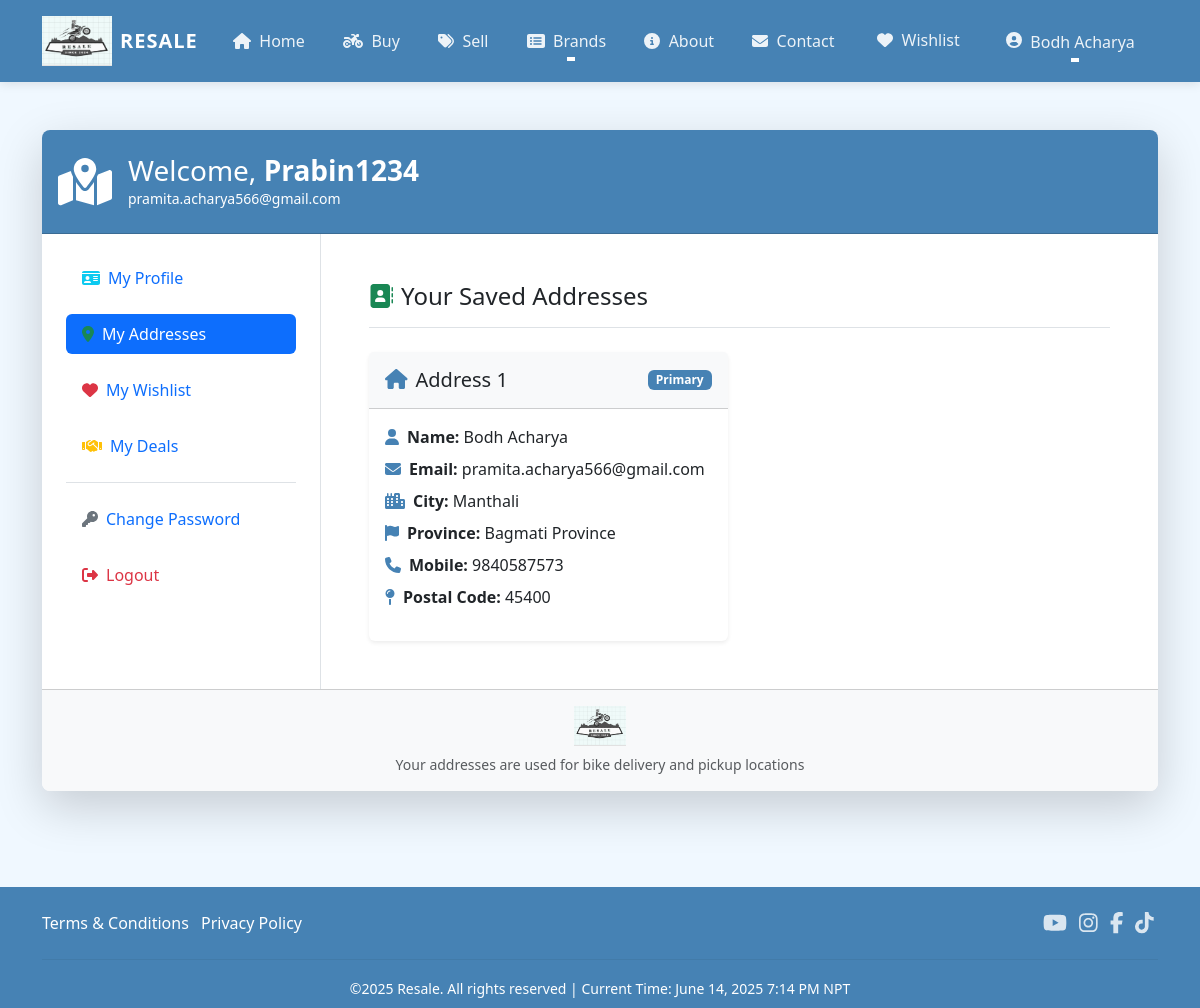
Screenshot of /address/ (signed in) with the database file from the repository.
### proj/models.py (models this page shows, shortened)
class Customer(models.Model):
    user = models.ForeignKey(
        User,
        on_delete=models.CASCADE,
        related_name='customers'  # Added for better querying
    )
    name = models.CharField(
        max_length=200,
        verbose_name='Full Name'
    )
    gender = models.CharField(
        max_length=10,
        choices=GENDER_CHOICES,
        default='',
        verbose_name='Gender'
    )
    city = models.CharField(
        max_length=50,
        verbose_name='City'
    )
    state = models.CharField(
        choices=STATE_CHOICES,
        max_length=100,
        verbose_name='Province'
    )
    mobile = models.CharField(  # Changed to CharField
        max_length=10,
        validators=[MinLengthValidator(10)],  # For 10-digit numbers
        verbose_name='Mobile Number'
    )
    zipcode = models.CharField(  # Changed to CharField
        max_length=10,
        verbose_name='Postal Code'
    )
    class Meta:
        verbose_name = 'Customer'
        verbose_name_plural = 'Customers'
        ordering = ['name']

### proj/views.py (the view)
# urls.py: path('address/',views.address,name='address'),
@login_required
def address(request):
    add = Customer.objects.filter(user=request.user)
    email = request.user.email  # Get the user's email
    return render(request, 'proj/address.html', {'add': add, 'email': email})

### proj/context_processors.py (called while the page is built)
def timezone_context(request):
    nepal_timezone = pytz.timezone('Asia/Kathmandu')
    current_time = datetime.datetime.now(nepal_timezone)
    return {
        'nepal_time': current_time,
        'timezone_name': 'Nepal Standard Time (UTC+5:45)',
        'timezone_short': 'NPT',
    }

### proj/templates/proj/address.html (shortened to what this page needs)
{% extends 'proj/base.html' %}
{% load static %}
{% block main-content %}
<div class="container py-5">
    <div class="row justify-content-center">
        <div class="col-lg-12">
            <div class="card border-0 shadow-lg rounded-3 overflow-hidden">
                <div class="card-header bg-primary text-white py-4">
                    <div class="d-flex align-items-center">
                        <div class="profile-icon me-3">
                            <i class="fas fa-map-marked-alt fa-3x"></i>
                        </div>
                        <div>
                            <h3 class="mb-0">Welcome, <span class="text-capitalize fw-bold">{{request.user}}</span></h3>
                            <p class="mb-0 small">{{ request.user.email }}</p>
                        </div>
                    </div>
                </div>
                <div class="card-body p-0">
                    <div class="row g-0">
                        <div class="col-md-3 border-end">
                            <div class="nav flex-column nav-pills p-4" role="tablist">
                                <a class="nav-link mb-3 d-flex align-items-center" href="{% url 'main:profile' %}">
                                    <i class="fas fa-id-card text-info me-2"></i> My Profile
                                </a>
                                <a class="nav-link active mb-3 d-flex align-items-center" href="{% url 'main:address' %}">
                                    <i class="fas fa-map-marker-alt text-success me-2"></i> My Addresses
                                </a>
                                <a class="nav-link mb-3 d-flex align-items-center" href="{% url 'main:wishlist' %}">
                                    <i class="fas fa-heart text-danger me-2"></i> My Wishlist
                                </a>
                                <a class="nav-link mb-3 d-flex align-items-center" href="{% url 'main:my_deals' %}">
                                    <i class="fas fa-handshake text-warning me-2"></i> My Deals
                                </a>
                                <div class="mt-auto border-top pt-3 mt-3">
                                    <a class="nav-link mb-3 d-flex align-items-center" href="{% url 'main:passwordchange' %}">
                                        <i class="fas fa-key text-secondary me-2"></i> Change Password
                                    </a>
                                    <form method="post" action="{% url 'main:logout' %}" style="display: inline;">
                                        <button type="submit" class="nav-link text-danger border-0 bg-transparent w-100 text-start d-flex align-items-center">
                                            <i class="fas fa-sign-out-alt me-2"></i> Logout
                                        </button>
                                    </form>
                                </div>
                            </div>
                        </div>
                        <div class="col-md-9">
                            <div class="p-4 p-md-5">
                                <h4 class="mb-4 border-bottom pb-3">
                                    <i class="fas fa-address-book text-success me-2"></i>Your Saved Addresses
                                </h4>
                                <div class="row g-4">
                                    {% for ad in add %}
                                    <div class="col-lg-6">
                                        <div class="card h-100 border-0 shadow-sm hover-card">
                                            <div class="card-header bg-light py-3">
                                                <div class="d-flex justify-content-between align-items-center">
                                                    <h5 class="mb-0"><i class="fas fa-home text-primary me-2"></i>Address {{forloop.counter}}</h5>
                                                    <span class="badge bg-primary">Primary</span>
                                                </div>
                                            </div>
                                            <div class="card-body">
                                                <ul class="list-unstyled">
                                                    <li class="mb-2"><i class="fas fa-user text-primary me-2"></i><strong>Name:</strong> {{ad.name}}</li>
                                                    <li class="mb-2"><i class="fas fa-envelope text-primary me-2"></i><strong>Email:</strong> {{request.user.email}}</li>
                                                    <li class="mb-2"><i class="fas fa-city text-primary me-2"></i><strong>City:</strong> {{ad.city}}</li>
                                                    <li class="mb-2"><i class="fas fa-flag text-primary me-2"></i><strong>Province:</strong> {{ad.state}}</li>
                                                    <li class="mb-2"><i class="fas fa-phone text-primary me-2"></i><strong>Mobile:</strong> {{ad.mobile}}</li>
                                                    <li class="mb-2"><i class="fas fa-map-pin text-primary me-2"></i><strong>Postal Code:</strong> {{ad.zipcode}}</li>
                                                </ul>
                                            </div>
                                        </div>
                                    </div>
                                    {% endfor %}
                                </div>
                            </div>
                        </div>
                    </div>
                </div>
                <div class="card-footer bg-light py-3 text-center">
                    <img src="{% static 'proj/images/logo.png' %}" alt="Resale Logo" height="40">
                    <p class="text-muted mb-0 small mt-2">Your addresses are used for bike delivery and pickup locations</p>
                </div>
            </div>
        </div>
    </div>
</div>
{% endblock main-content %}

### proj/templates/proj/base.html (shortened to what this page needs)
<!DOCTYPE html>
{% load static %}
<html lang="en">
<head>
    <link href="https://cdn.jsdelivr.net/npm/bootstrap@5.3.5/dist/css/bootstrap.min.css" rel="stylesheet">
    <link rel="stylesheet" href="{% static 'proj/css/owl.carousel.min.css'%}"/>
    <link rel="stylesheet" href="{% static 'proj/css/all.min.css'%}"/>
    <link rel="stylesheet" href="{% static 'proj/css/style.css'%}"/>
</head>
<body>
  <nav class="navbar navbar-expand-lg navbar-dark bg-primary shadow-sm sticky-top">
    <div class="container">
      <a class="navbar-brand d-flex align-items-center" href="/">
        <img src="{%static 'proj/images/logo.png'%}" width="70" height="50" class="me-2"/>
        <span class="fw-bold d-none d-sm-inline">RESALE</span>
      </a>
      <div class="collapse navbar-collapse" id="navbarSupportedContent">
        <ul class="navbar-nav mx-auto mb-2 mb-lg-0">
          {% if request.user.is_authenticated %}
          <li class="nav-item">
            <a class="nav-link nav-item-hover px-3" href="/"><i class="fas fa-home me-1"></i> Home</a>
          </li>
          <li class="nav-item">
            <a class="nav-link nav-item-hover px-3" href="{% url 'main:buy_bikes' %}"><i class="fas fa-motorcycle me-1"></i> Buy</a>
          </li>
          <li class="nav-item">
            <a class="nav-link nav-item-hover px-3" href="{% url 'main:sell_bike' %}"><i class="fas fa-tags me-1"></i> Sell</a>
          </li>
          <li class="nav-item dropdown">
            <a class="nav-link dropdown-toggle nav-item-hover px-3" href="#" role="button" data-bs-toggle="dropdown" aria-expanded="false">
              <i class="fas fa-list-alt me-1"></i> Brands
            </a>
          </li>
          <li class="nav-item">
            <a class="nav-link nav-item-hover px-3" href="{% url 'main:about' %}"><i class="fas fa-info-circle me-1"></i> About</a>
          </li>
          <li class="nav-item">
            <a class="nav-link nav-item-hover px-3" href="{% url 'main:contact' %}"><i class="fas fa-envelope me-1"></i> Contact</a>
          </li>
          {% endif %}
        </ul>
        <ul class="navbar-nav ms-auto mb-2 mb-lg-0">
          {% if request.user.is_authenticated %}
          <li class="nav-item mx-1">
            {% with request.user.wishlist_set.count as wishlist_count %}
              <a href="{% url 'main:wishlist' %}" class="nav-link nav-item-hover px-3 position-relative">
                <i class="fas fa-heart me-1"></i> Wishlist
              </a>
            {% endwith %}
          </li>
          <li class="nav-item dropdown mx-1">
            <a class="nav-link dropdown-toggle nav-item-hover px-3" href="#" id="profileDropdown" role="button" data-bs-toggle="dropdown"
            aria-expanded="false">
              <i class="fas fa-user-circle me-1"></i>
              <span class="text-capitalize">{% if request.user.customers.first.name %}{{ request.user.customers.first.name }}{% else %}{{ request.user.username }}{% endif %}</span>
            </a>
          </li>
          {% endif %}
      </ul>
    </div>
  </nav>
  {% block main-content %}{% endblock main-content %}
  <footer class="footer-green mt-5 pt-4 pb-2 bg-primary text-white">
    <div class="container">
      <div class="row align-items-center">
        <div class="col-md-8 mb-3 mb-md-0">
          <ul class="list-inline mb-2">
            <li class="list-inline-item"><a href="{% url 'main:terms' %}" class="footer-link">Terms & Conditions</a></li>
            <li class="list-inline-item"><a href="{% url 'main:privacy' %}" class="footer-link">Privacy Policy</a></li>
          </ul>
        </div>
        <div class="col-md-4 text-md-end">
          <ul class="list-inline mb-2">
            <li class="list-inline-item mx-1"><a href="https://www.youtube.com/" target="_blank" class="footer-social"><i class="fab fa-youtube fa-lg"></i></a></li>
            <li class="list-inline-item mx-1"><a href="https://www.instagram.com/" target="_blank" class="footer-social"><i class="fab fa-instagram fa-lg"></i></a></li>
            <li class="list-inline-item mx-1"><a href="https://www.facebook.com/" target="_blank" class="footer-social"><i class="fab fa-facebook-f fa-lg"></i></a></li>
            <li class="list-inline-item mx-1"><a href="https://www.tiktok.com/" target="_blank" class="footer-social"><i class="fab fa-tiktok fa-lg"></i></a></li>
          </ul>
        </div>
      </div>
      <hr style="border-color: #366488;">
      <div class="row">
        <div class="col-12 text-center">
          <small>&copy;2025 Resale. All rights reserved | Current Time: {{ nepal_time|date:"F j, Y" }} {{ nepal_time|time:"g:i A" }} {{ timezone_short }}</small>
        </div>
      </div>
    </div>
  </footer>
</body>
</html>

### proj/templates/proj/base.html (style rules this page uses)
:root { --bs-primary: #4682B4; --bs-primary-rgb: 70, 130, 180; }
.bg-primary { background-color: var(--bs-primary) !important; }
.text-primary { color: var(--bs-primary) !important; }
.nav-item-hover { color: rgba(255, 255, 255, 0.9) !important; transition: all 0.3s ease; }
.navbar-nav .nav-item .nav-link .text-capitalize { max-width: 120px; white-space: nowrap; overflow: hidden; text-overflow: ellipsis; display: inline-block; vertical-align: middle; }
.footer-green { background: var(--bs-primary) !important; }
.footer-green hr { border-color: #366488; }
.navbar { padding-top: 0.7rem; padding-bottom: 0.7rem; box-shadow: 0 2px 10px rgba(0,0,0,0.1) !important; }
.navbar-brand { font-weight: 700; letter-spacing: 1px; }
.nav-item-hover { position: relative; margin: 0 0.2rem; transition: all 0.3s ease; border-radius: 5px; }
.nav-item-hover::after { content: ''; position: absolute; width: 0; height: 2px; background: #fff; bottom: 0; left: 50%; transform: translateX(-50%); transition: width 0.3s; }
.footer-green { background: var(--bs-primary) !important; color: #fff; }
.footer-link { color: #fff; text-decoration: none; transition: color 0.2s ease; }
.footer-social { color: #fff; opacity: 0.8; transition: opacity 0.2s ease; }
body { background-color: #f0f8ff; }

### proj/templates/proj/address.html (style rules this page uses)
.card { transition: transform 0.3s; }
.nav-link { transition: all 0.3s; border-radius: 8px; }
.nav-link:hover, .nav-link.active { background-color: var(--bs-primary); color: white; }
.hover-card { transition: all 0.3s ease; }

### rows the page displays
Customer: name "Bodh Acharya", city "Manthali", state "Bagmati Province", mobile "9840587573", zipcode "45400"

### other values shown
{{ request.user.customers.first.name }} "Bodh Acharya"
{{ request.user }} "Prabin1234"
{{ request.user.email }} "pramita.acharya566@gmail.com"
{{ nepal_time|date:"F j, Y" }} "June 14, 2025"
{{ timezone_short }} "NPT"
